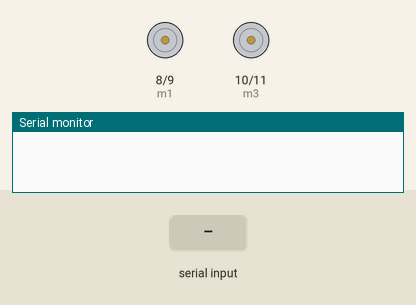
The sketch below on a simulated Arduino Uno, built with avr-gcc and run on an emulated ATmega328P. On the bench: motor-driver pin pairs drawn as motors (green arrow = first pin HIGH = forward, orange = second pin HIGH = backward, longer = more drive), the last lines printed to the serial monitor. Inputs (shaded band) come from the test bench.

Above: at 1.2 s.
1.3 s: "forward" received over Serial
At 2.4 s:
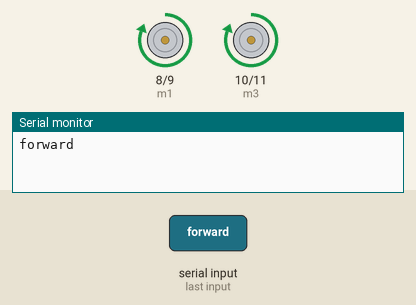
2.8 s: "backward" received over Serial
At 3.9 s:
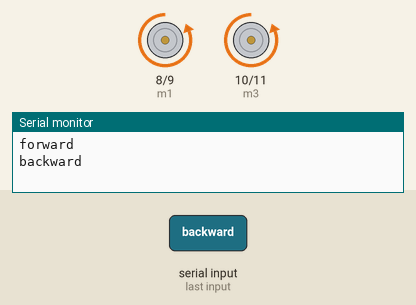
4.3 s: "right" received over Serial
At 5.2 s:
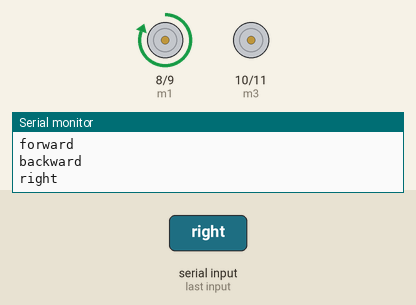
5.8 s: "left" received over Serial
At 7.1 s:
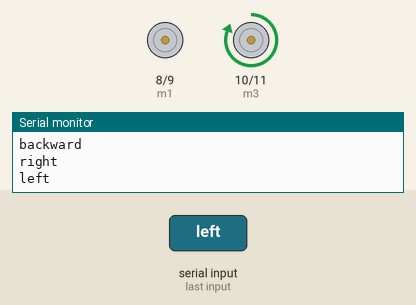
Timing chart, 0 to 8.3 s (numbered marks = the images above; inputs shaded):
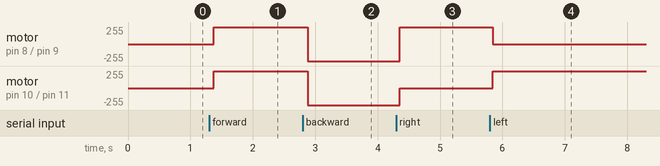

The sketch:

motor_voice.ino
```cpp
String voice;
int m1 = 8; //Connect LED 1 To Pin
int m2 = 9; //Connect LED 2 To Pin #3
int m3 = 10; //Connect LED 3 To Pin #4
int m4 = 11; //Connect LED 4 To Pin #5
//--------------------------Call A Function-------------------------------//
void forward(){
     digitalWrite(m1, HIGH);
     digitalWrite(m2, LOW);
     digitalWrite(m3, HIGH);
     digitalWrite(m4, LOW);
}
void stopit(){
     digitalWrite(m1, LOW);
     digitalWrite(m2, LOW);
     digitalWrite(m3, LOW);
     digitalWrite(m4, LOW);
}
void left(){
     digitalWrite(m1, LOW);
     digitalWrite(m2, LOW);
     digitalWrite(m3, HIGH);
     digitalWrite(m4, LOW);
}
void right(){
     digitalWrite(m1, HIGH);
     digitalWrite(m2, LOW);
     digitalWrite(m3, LOW);
     digitalWrite(m4, LOW);
}
void backward(){
     digitalWrite(m1, LOW);
     digitalWrite(m2, HIGH);
     digitalWrite(m3, LOW);
     digitalWrite(m4, HIGH);
}
//-----------------------------------------------------------------------//
void setup() {
  Serial.begin(9600);
  pinMode(m1, OUTPUT);
  pinMode(m2, OUTPUT);
  pinMode(m3, OUTPUT);
  pinMode(m4, OUTPUT);
}
//-----------------------------------------------------------------------//
void loop() {
  while (Serial.available()){  //Check if there is an available byte to read
  delay(10); //Delay added to make thing stable
  char c = Serial.read(); //Conduct a serial read
  if (c == '#') {break;} //Exit the loop when the # is detected after the word
  voice += c; //Shorthand for voice = voice + c
  }
  if (voice.length() > 0) {
    Serial.println(voice);
       if(voice == "forward") {forward();}  //Turn Off All Pins (Call Function)
       else if(voice == "backward"){backward();} //Turn On  All Pins (Call Function)
       else if(voice == "right"){right();}
       else if(voice == "left"){left();}
       else if(voice == "stop it"){stopit();}
voice="";}} //Reset the variable after initiating
```

Measured:
- after the input at 1.3 s, motor on pin 8 (m1) / pin 9 (m2), motor on pin 10 (m3) / pin 11 (m4): stopped → forward 255/255 after 0.07 s
- after the input at 2.8 s, motor on pin 8 (m1) / pin 9 (m2), motor on pin 10 (m3) / pin 11 (m4): forward 255/255 → backward 255/255 after 0.08 s
- after the input at 4.3 s, motor on pin 8 (m1) / pin 9 (m2): backward 255/255 → forward 255/255 after 0.05 s; motor on pin 10 (m3) / pin 11 (m4): backward 255/255 → stopped after 0.05 s
- after the input at 5.8 s, motor on pin 8 (m1) / pin 9 (m2): forward 255/255 → stopped at once; motor on pin 10 (m3) / pin 11 (m4): stopped → forward 255/255 at once
